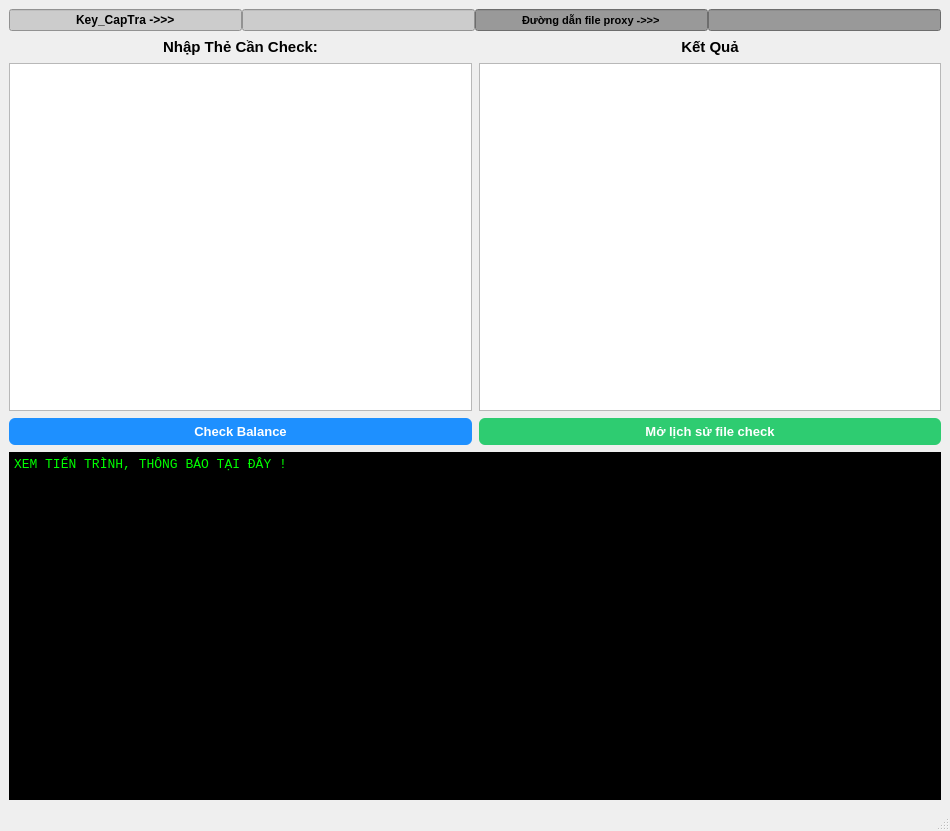
<?xml version="1.0" encoding="UTF-8"?>
<ui version="4.0">
 <class>Widget</class>
 <widget class="QMainWindow" name="Widget">
  <property name="geometry">
   <rect>
    <x>0</x>
    <y>0</y>
    <width>950</width>
    <height>831</height>
   </rect>
  </property>
  <property name="windowTitle">
   <string>Tool Check balance Maycs</string>
  </property>
  <property name="windowIcon">
   <iconset>
    <normaloff>D:\Lap_trinh_tool_python\Src_tool_video_ai13052026\logo_256x256.png</normaloff>D:\Lap_trinh_tool_python\Src_tool_video_ai13052026\logo_256x256.png</iconset>
  </property>
  <widget class="QWidget" name="centralwidget">
   <layout class="QVBoxLayout" name="verticalLayout">
    <item>
     <layout class="QVBoxLayout" name="verticalLayout_2">
      <property name="spacing">
       <number>7</number>
      </property>
      <item>
       <layout class="QHBoxLayout" name="horizontalLayout">
        <property name="spacing">
         <number>0</number>
        </property>
        <item>
         <widget class="QLineEdit" name="lineEdit_2">
          <property name="font">
           <font>
            <pointsize>9</pointsize>
            <bold>true</bold>
            <italic>false</italic>
            <strikeout>false</strikeout>
            <kerning>false</kerning>
           </font>
          </property>
          <property name="styleSheet">
           <string>background-color: #cccccc;
color: black;
</string>
          </property>
          <property name="text">
           <string>Key_CapTra -&gt;&gt;&gt;</string>
          </property>
          <property name="alignment">
           <set>Qt::AlignCenter</set>
          </property>
         </widget>
        </item>
        <item>
         <widget class="QLineEdit" name="lineEdit_4">
          <property name="styleSheet">
           <string>background-color: #cccccc;
color: black;
</string>
          </property>
          <property name="text">
           <string/>
          </property>
         </widget>
        </item>
        <item>
         <widget class="QLineEdit" name="lineEdit_3">
          <property name="font">
           <font>
            <pointsize>8</pointsize>
            <bold>true</bold>
           </font>
          </property>
          <property name="styleSheet">
           <string>background-color: #999999;
color: black;
</string>
          </property>
          <property name="text">
           <string>Đường dẫn file proxy -&gt;&gt;&gt;</string>
          </property>
          <property name="alignment">
           <set>Qt::AlignCenter</set>
          </property>
         </widget>
        </item>
        <item>
         <widget class="QLineEdit" name="lineEdit">
          <property name="styleSheet">
           <string>background-color: #999999;
color: black;
</string>
          </property>
          <property name="text">
           <string/>
          </property>
         </widget>
        </item>
       </layout>
      </item>
      <item>
       <layout class="QHBoxLayout" name="horizontalLayout_7">
        <item>
         <widget class="QLabel" name="lb_input">
          <property name="maximumSize">
           <size>
            <width>16777215</width>
            <height>16777215</height>
           </size>
          </property>
          <property name="font">
           <font>
            <family>Arial</family>
            <pointsize>11</pointsize>
            <bold>true</bold>
            <italic>false</italic>
           </font>
          </property>
          <property name="contextMenuPolicy">
           <enum>Qt::NoContextMenu</enum>
          </property>
          <property name="text">
           <string>Nhập Thẻ Cần Check:</string>
          </property>
          <property name="alignment">
           <set>Qt::AlignCenter</set>
          </property>
         </widget>
        </item>
        <item>
         <widget class="QLabel" name="lb_result">
          <property name="font">
           <font>
            <family>Arial</family>
            <pointsize>11</pointsize>
            <bold>true</bold>
           </font>
          </property>
          <property name="text">
           <string>Kết Quả</string>
          </property>
          <property name="alignment">
           <set>Qt::AlignCenter</set>
          </property>
         </widget>
        </item>
       </layout>
      </item>
      <item>
       <layout class="QHBoxLayout" name="horizontalLayout_6">
        <item>
         <widget class="QTextEdit" name="txt_input_3">
          <property name="minimumSize">
           <size>
            <width>260</width>
            <height>280</height>
           </size>
          </property>
          <property name="font">
           <font>
            <family>Consolas</family>
            <pointsize>10</pointsize>
           </font>
          </property>
         </widget>
        </item>
        <item>
         <widget class="QTextEdit" name="txt_result">
          <property name="minimumSize">
           <size>
            <width>360</width>
            <height>280</height>
           </size>
          </property>
          <property name="font">
           <font>
            <family>Consolas</family>
            <pointsize>10</pointsize>
           </font>
          </property>
          <property name="readOnly">
           <bool>true</bool>
          </property>
         </widget>
        </item>
       </layout>
      </item>
      <item>
       <layout class="QHBoxLayout" name="horizontalLayout_2">
        <item>
         <widget class="QPushButton" name="pushButton_2">
          <property name="font">
           <font>
            <pointsize>10</pointsize>
            <bold>true</bold>
           </font>
          </property>
          <property name="styleSheet">
           <string>QPushButton {
    background-color: #1e90ff;
    color: white;
    border-radius: 6px;
    padding: 6px;
    font-weight: bold;
}

QPushButton:hover {
    background-color: #187bcd;
}

QPushButton:pressed {
    background-color: #145ea8;
}
</string>
          </property>
          <property name="text">
           <string>Check Balance</string>
          </property>
         </widget>
        </item>
        <item>
         <widget class="QPushButton" name="pushButton">
          <property name="font">
           <font>
            <pointsize>10</pointsize>
            <bold>true</bold>
           </font>
          </property>
          <property name="contextMenuPolicy">
           <enum>Qt::NoContextMenu</enum>
          </property>
          <property name="styleSheet">
           <string>QPushButton {
    background-color: #2ecc71;
    color: white;
    border-radius: 6px;
    padding: 6px;
    font-weight: bold;
}

QPushButton:hover {
    background-color: #27ae60;
}

QPushButton:pressed {
    background-color: #1e8449;
}
</string>
          </property>
          <property name="text">
           <string>Mở lịch sử file check</string>
          </property>
         </widget>
        </item>
       </layout>
      </item>
      <item>
       <layout class="QHBoxLayout" name="horizontalLayout_5">
        <item>
         <widget class="QTextEdit" name="txt_log">
          <property name="minimumSize">
           <size>
            <width>0</width>
            <height>260</height>
           </size>
          </property>
          <property name="font">
           <font>
            <family>Consolas</family>
            <pointsize>10</pointsize>
           </font>
          </property>
          <property name="contextMenuPolicy">
           <enum>Qt::CustomContextMenu</enum>
          </property>
          <property name="styleSheet">
           <string>QTextEdit {
    color: lime;
    background-color: black;
    font-family: Consolas;
    font-size: 10pt;
}
</string>
          </property>
          <property name="readOnly">
           <bool>true</bool>
          </property>
          <property name="html">
           <string>&lt;!DOCTYPE HTML PUBLIC &quot;-//W3C//DTD HTML 4.0//EN&quot; &quot;http://www.w3.org/TR/REC-html40/strict.dtd&quot;&gt;
&lt;html&gt;&lt;head&gt;&lt;meta name=&quot;qrichtext&quot; content=&quot;1&quot; /&gt;&lt;meta charset=&quot;utf-8&quot; /&gt;&lt;style type=&quot;text/css&quot;&gt;
p, li { white-space: pre-wrap; }
hr { height: 1px; border-width: 0; }
li.unchecked::marker { content: &quot;\2610&quot;; }
li.checked::marker { content: &quot;\2612&quot;; }
&lt;/style&gt;&lt;/head&gt;&lt;body style=&quot; font-family:'Consolas'; font-size:10pt; font-weight:400; font-style:normal;&quot;&gt;
&lt;p style=&quot; margin-top:0px; margin-bottom:0px; margin-left:0px; margin-right:0px; -qt-block-indent:0; text-indent:0px;&quot;&gt;XEM TIẾN TRÌNH, THÔNG BÁO TẠI ĐÂY !&lt;/p&gt;&lt;/body&gt;&lt;/html&gt;</string>
          </property>
         </widget>
        </item>
       </layout>
      </item>
     </layout>
    </item>
   </layout>
  </widget>
  <widget class="QMenuBar" name="menubar">
   <property name="geometry">
    <rect>
     <x>0</x>
     <y>0</y>
     <width>950</width>
     <height>21</height>
    </rect>
   </property>
  </widget>
  <widget class="QStatusBar" name="statusbar"/>
 </widget>
 <resources/>
 <connections/>
</ui>
